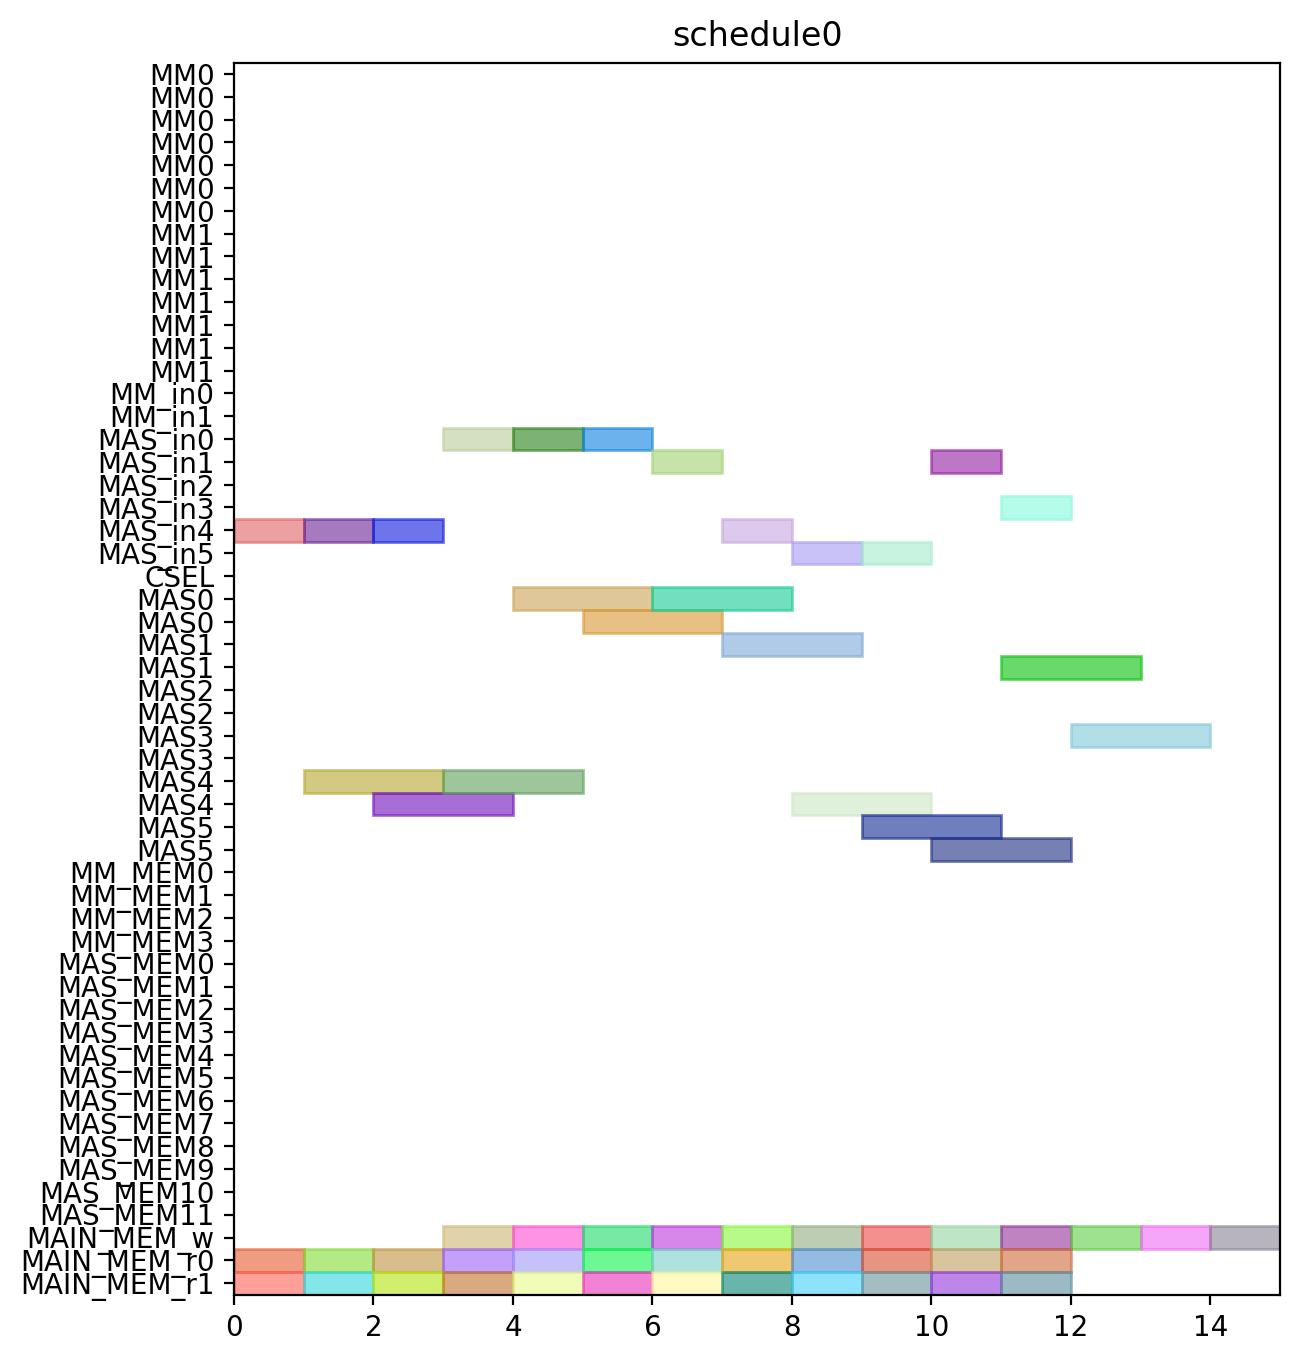

This figure's Python source:
from pyschedule import Scenario, solvers, plotters, alt


def solve():
	horizon = 120
	S = Scenario("schedule0", horizon=horizon)

	# resource
	MM = S.Resources('MM', num=2, size=7)
	MM_in = S.Resources('MM_in', num=2)
	MAS_in = S.Resources('MAS_in', num=6)
	CSEL = S.Resource('CSEL')
	MAS = S.Resources('MAS', num=6, size=2, periods=range(1, horizon))
	MM_MEM = S.Resources('MM_MEM', num=4)
	MAS_MEM = S.Resources('MAS_MEM', num=12)
	MAIN_MEM_w = S.Resource('MAIN_MEM_w', size=1)
	MAIN_MEM_r = S.Resources('MAIN_MEM_r', num=2)

	# result of previous scheduling

	# new tasks
	c000 = S.Task('c000', length=2, delay_cost=1)
	c000 += alt(MAS)
	c000_in = S.Task('c000_in', length=1, delay_cost=1)
	c000_in += alt(MAS_in)
	S += c000_in*MAS_in[0]<=c000*MAS[0]

	S += c000_in*MAS_in[1]<=c000*MAS[1]

	S += c000_in*MAS_in[2]<=c000*MAS[2]

	S += c000_in*MAS_in[3]<=c000*MAS[3]

	S += c000_in*MAS_in[4]<=c000*MAS[4]

	S += c000_in*MAS_in[5]<=c000*MAS[5]

	S += 0<c000

	c000_w = S.Task('c000_w', length=1, delay_cost=1)
	c000_w += alt(MAIN_MEM_w)
	S += c000 <= c000_w

	c000_mem0 = S.Task('c000_mem0', length=1, delay_cost=1)
	c000_mem0 += MAIN_MEM_r[0]
	S += c000_mem0 <= c000

	c000_mem1 = S.Task('c000_mem1', length=1, delay_cost=1)
	c000_mem1 += MAIN_MEM_r[1]
	S += c000_mem1 <= c000

	c001 = S.Task('c001', length=2, delay_cost=1)
	c001 += alt(MAS)
	c001_in = S.Task('c001_in', length=1, delay_cost=1)
	c001_in += alt(MAS_in)
	S += c001_in*MAS_in[0]<=c001*MAS[0]

	S += c001_in*MAS_in[1]<=c001*MAS[1]

	S += c001_in*MAS_in[2]<=c001*MAS[2]

	S += c001_in*MAS_in[3]<=c001*MAS[3]

	S += c001_in*MAS_in[4]<=c001*MAS[4]

	S += c001_in*MAS_in[5]<=c001*MAS[5]

	S += 0<c001

	c001_w = S.Task('c001_w', length=1, delay_cost=1)
	c001_w += alt(MAIN_MEM_w)
	S += c001 <= c001_w

	c001_mem0 = S.Task('c001_mem0', length=1, delay_cost=1)
	c001_mem0 += MAIN_MEM_r[0]
	S += c001_mem0 <= c001

	c001_mem1 = S.Task('c001_mem1', length=1, delay_cost=1)
	c001_mem1 += MAIN_MEM_r[1]
	S += c001_mem1 <= c001

	c010 = S.Task('c010', length=2, delay_cost=1)
	c010 += alt(MAS)
	c010_in = S.Task('c010_in', length=1, delay_cost=1)
	c010_in += alt(MAS_in)
	S += c010_in*MAS_in[0]<=c010*MAS[0]

	S += c010_in*MAS_in[1]<=c010*MAS[1]

	S += c010_in*MAS_in[2]<=c010*MAS[2]

	S += c010_in*MAS_in[3]<=c010*MAS[3]

	S += c010_in*MAS_in[4]<=c010*MAS[4]

	S += c010_in*MAS_in[5]<=c010*MAS[5]

	S += 0<c010

	c010_w = S.Task('c010_w', length=1, delay_cost=1)
	c010_w += alt(MAIN_MEM_w)
	S += c010 <= c010_w

	c010_mem0 = S.Task('c010_mem0', length=1, delay_cost=1)
	c010_mem0 += MAIN_MEM_r[0]
	S += c010_mem0 <= c010

	c010_mem1 = S.Task('c010_mem1', length=1, delay_cost=1)
	c010_mem1 += MAIN_MEM_r[1]
	S += c010_mem1 <= c010

	c011 = S.Task('c011', length=2, delay_cost=1)
	c011 += alt(MAS)
	c011_in = S.Task('c011_in', length=1, delay_cost=1)
	c011_in += alt(MAS_in)
	S += c011_in*MAS_in[0]<=c011*MAS[0]

	S += c011_in*MAS_in[1]<=c011*MAS[1]

	S += c011_in*MAS_in[2]<=c011*MAS[2]

	S += c011_in*MAS_in[3]<=c011*MAS[3]

	S += c011_in*MAS_in[4]<=c011*MAS[4]

	S += c011_in*MAS_in[5]<=c011*MAS[5]

	S += 0<c011

	c011_w = S.Task('c011_w', length=1, delay_cost=1)
	c011_w += alt(MAIN_MEM_w)
	S += c011 <= c011_w

	c011_mem0 = S.Task('c011_mem0', length=1, delay_cost=1)
	c011_mem0 += MAIN_MEM_r[0]
	S += c011_mem0 <= c011

	c011_mem1 = S.Task('c011_mem1', length=1, delay_cost=1)
	c011_mem1 += MAIN_MEM_r[1]
	S += c011_mem1 <= c011

	c100 = S.Task('c100', length=2, delay_cost=1)
	c100 += alt(MAS)
	c100_in = S.Task('c100_in', length=1, delay_cost=1)
	c100_in += alt(MAS_in)
	S += c100_in*MAS_in[0]<=c100*MAS[0]

	S += c100_in*MAS_in[1]<=c100*MAS[1]

	S += c100_in*MAS_in[2]<=c100*MAS[2]

	S += c100_in*MAS_in[3]<=c100*MAS[3]

	S += c100_in*MAS_in[4]<=c100*MAS[4]

	S += c100_in*MAS_in[5]<=c100*MAS[5]

	S += 0<c100

	c100_w = S.Task('c100_w', length=1, delay_cost=1)
	c100_w += alt(MAIN_MEM_w)
	S += c100 <= c100_w

	c100_mem0 = S.Task('c100_mem0', length=1, delay_cost=1)
	c100_mem0 += MAIN_MEM_r[0]
	S += c100_mem0 <= c100

	c100_mem1 = S.Task('c100_mem1', length=1, delay_cost=1)
	c100_mem1 += MAIN_MEM_r[1]
	S += c100_mem1 <= c100

	c101 = S.Task('c101', length=2, delay_cost=1)
	c101 += alt(MAS)
	c101_in = S.Task('c101_in', length=1, delay_cost=1)
	c101_in += alt(MAS_in)
	S += c101_in*MAS_in[0]<=c101*MAS[0]

	S += c101_in*MAS_in[1]<=c101*MAS[1]

	S += c101_in*MAS_in[2]<=c101*MAS[2]

	S += c101_in*MAS_in[3]<=c101*MAS[3]

	S += c101_in*MAS_in[4]<=c101*MAS[4]

	S += c101_in*MAS_in[5]<=c101*MAS[5]

	S += 0<c101

	c101_w = S.Task('c101_w', length=1, delay_cost=1)
	c101_w += alt(MAIN_MEM_w)
	S += c101 <= c101_w

	c101_mem0 = S.Task('c101_mem0', length=1, delay_cost=1)
	c101_mem0 += MAIN_MEM_r[0]
	S += c101_mem0 <= c101

	c101_mem1 = S.Task('c101_mem1', length=1, delay_cost=1)
	c101_mem1 += MAIN_MEM_r[1]
	S += c101_mem1 <= c101

	c110 = S.Task('c110', length=2, delay_cost=1)
	c110 += alt(MAS)
	c110_in = S.Task('c110_in', length=1, delay_cost=1)
	c110_in += alt(MAS_in)
	S += c110_in*MAS_in[0]<=c110*MAS[0]

	S += c110_in*MAS_in[1]<=c110*MAS[1]

	S += c110_in*MAS_in[2]<=c110*MAS[2]

	S += c110_in*MAS_in[3]<=c110*MAS[3]

	S += c110_in*MAS_in[4]<=c110*MAS[4]

	S += c110_in*MAS_in[5]<=c110*MAS[5]

	S += 0<c110

	c110_w = S.Task('c110_w', length=1, delay_cost=1)
	c110_w += alt(MAIN_MEM_w)
	S += c110 <= c110_w

	c110_mem0 = S.Task('c110_mem0', length=1, delay_cost=1)
	c110_mem0 += MAIN_MEM_r[0]
	S += c110_mem0 <= c110

	c110_mem1 = S.Task('c110_mem1', length=1, delay_cost=1)
	c110_mem1 += MAIN_MEM_r[1]
	S += c110_mem1 <= c110

	c111 = S.Task('c111', length=2, delay_cost=1)
	c111 += alt(MAS)
	c111_in = S.Task('c111_in', length=1, delay_cost=1)
	c111_in += alt(MAS_in)
	S += c111_in*MAS_in[0]<=c111*MAS[0]

	S += c111_in*MAS_in[1]<=c111*MAS[1]

	S += c111_in*MAS_in[2]<=c111*MAS[2]

	S += c111_in*MAS_in[3]<=c111*MAS[3]

	S += c111_in*MAS_in[4]<=c111*MAS[4]

	S += c111_in*MAS_in[5]<=c111*MAS[5]

	S += 0<c111

	c111_w = S.Task('c111_w', length=1, delay_cost=1)
	c111_w += alt(MAIN_MEM_w)
	S += c111 <= c111_w

	c111_mem0 = S.Task('c111_mem0', length=1, delay_cost=1)
	c111_mem0 += MAIN_MEM_r[0]
	S += c111_mem0 <= c111

	c111_mem1 = S.Task('c111_mem1', length=1, delay_cost=1)
	c111_mem1 += MAIN_MEM_r[1]
	S += c111_mem1 <= c111

	c200 = S.Task('c200', length=2, delay_cost=1)
	c200 += alt(MAS)
	c200_in = S.Task('c200_in', length=1, delay_cost=1)
	c200_in += alt(MAS_in)
	S += c200_in*MAS_in[0]<=c200*MAS[0]

	S += c200_in*MAS_in[1]<=c200*MAS[1]

	S += c200_in*MAS_in[2]<=c200*MAS[2]

	S += c200_in*MAS_in[3]<=c200*MAS[3]

	S += c200_in*MAS_in[4]<=c200*MAS[4]

	S += c200_in*MAS_in[5]<=c200*MAS[5]

	S += 0<c200

	c200_w = S.Task('c200_w', length=1, delay_cost=1)
	c200_w += alt(MAIN_MEM_w)
	S += c200 <= c200_w

	c200_mem0 = S.Task('c200_mem0', length=1, delay_cost=1)
	c200_mem0 += MAIN_MEM_r[0]
	S += c200_mem0 <= c200

	c200_mem1 = S.Task('c200_mem1', length=1, delay_cost=1)
	c200_mem1 += MAIN_MEM_r[1]
	S += c200_mem1 <= c200

	c201 = S.Task('c201', length=2, delay_cost=1)
	c201 += alt(MAS)
	c201_in = S.Task('c201_in', length=1, delay_cost=1)
	c201_in += alt(MAS_in)
	S += c201_in*MAS_in[0]<=c201*MAS[0]

	S += c201_in*MAS_in[1]<=c201*MAS[1]

	S += c201_in*MAS_in[2]<=c201*MAS[2]

	S += c201_in*MAS_in[3]<=c201*MAS[3]

	S += c201_in*MAS_in[4]<=c201*MAS[4]

	S += c201_in*MAS_in[5]<=c201*MAS[5]

	S += 0<c201

	c201_w = S.Task('c201_w', length=1, delay_cost=1)
	c201_w += alt(MAIN_MEM_w)
	S += c201 <= c201_w

	c201_mem0 = S.Task('c201_mem0', length=1, delay_cost=1)
	c201_mem0 += MAIN_MEM_r[0]
	S += c201_mem0 <= c201

	c201_mem1 = S.Task('c201_mem1', length=1, delay_cost=1)
	c201_mem1 += MAIN_MEM_r[1]
	S += c201_mem1 <= c201

	c210 = S.Task('c210', length=2, delay_cost=1)
	c210 += alt(MAS)
	c210_in = S.Task('c210_in', length=1, delay_cost=1)
	c210_in += alt(MAS_in)
	S += c210_in*MAS_in[0]<=c210*MAS[0]

	S += c210_in*MAS_in[1]<=c210*MAS[1]

	S += c210_in*MAS_in[2]<=c210*MAS[2]

	S += c210_in*MAS_in[3]<=c210*MAS[3]

	S += c210_in*MAS_in[4]<=c210*MAS[4]

	S += c210_in*MAS_in[5]<=c210*MAS[5]

	S += 0<c210

	c210_w = S.Task('c210_w', length=1, delay_cost=1)
	c210_w += alt(MAIN_MEM_w)
	S += c210 <= c210_w

	c210_mem0 = S.Task('c210_mem0', length=1, delay_cost=1)
	c210_mem0 += MAIN_MEM_r[0]
	S += c210_mem0 <= c210

	c210_mem1 = S.Task('c210_mem1', length=1, delay_cost=1)
	c210_mem1 += MAIN_MEM_r[1]
	S += c210_mem1 <= c210

	c211 = S.Task('c211', length=2, delay_cost=1)
	c211 += alt(MAS)
	c211_in = S.Task('c211_in', length=1, delay_cost=1)
	c211_in += alt(MAS_in)
	S += c211_in*MAS_in[0]<=c211*MAS[0]

	S += c211_in*MAS_in[1]<=c211*MAS[1]

	S += c211_in*MAS_in[2]<=c211*MAS[2]

	S += c211_in*MAS_in[3]<=c211*MAS[3]

	S += c211_in*MAS_in[4]<=c211*MAS[4]

	S += c211_in*MAS_in[5]<=c211*MAS[5]

	S += 0<c211

	c211_w = S.Task('c211_w', length=1, delay_cost=1)
	c211_w += alt(MAIN_MEM_w)
	S += c211 <= c211_w

	c211_mem0 = S.Task('c211_mem0', length=1, delay_cost=1)
	c211_mem0 += MAIN_MEM_r[0]
	S += c211_mem0 <= c211

	c211_mem1 = S.Task('c211_mem1', length=1, delay_cost=1)
	c211_mem1 += MAIN_MEM_r[1]
	S += c211_mem1 <= c211

	solvers.mip.solve(S,msg=1,kind='CPLEX',ratio_gap=1.01)

	solution = [['hoge']*len(S.solution()[1]) for i in range(len(S.solution()))]
	for i in range(len(S.solution())):
		for j in range(len(S.solution()[i])):
			solution[i][j]=str(S.solution()[i][j])
	print(solution)

	cycles = int(solution[-1][3])

	pic_file_name = "/mnt/rose/usr1/fukuda/ABE/multiRAM_multiMAS_16mux/scheduling_result/stage7MM2_stage2MAS6/CONJ/schedule0.png"
	if(S.solution() != []):
		plotters.matplotlib.plot(S,img_filename=pic_file_name, show_task_labels=False, fig_size=(cycles*0.25+3, 8))

	return solution
